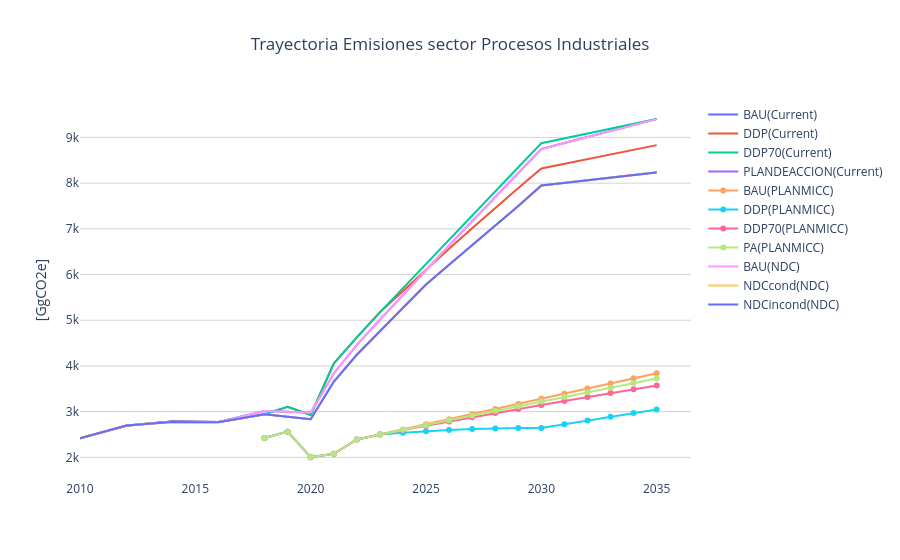

Source (notebook cell):
### Code cell
ndc_emissions = get_emissions_by_model(ndc, ['CO2e_HFC', 'CO2e_CEM'])
planmicc_emissions= get_emissions_by_model(planmicc, ['CO2e_CEM','CO2e_RESTO'])
df_emissions = get_emissions_by_model(df,['CO2e_OTHER', 'CO2e_HFC', 'CO2e_CEM'])
draw_emissions_trayectory([
    ('Current', df_emissions), 
    ('PLANMICC', planmicc_emissions), 
    ('NDC', ndc_emissions)
])
